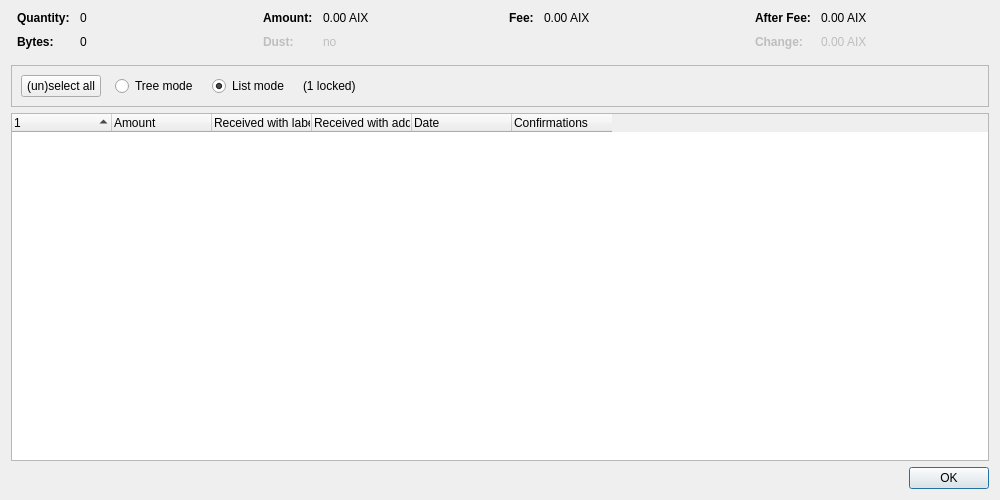
<?xml version="1.0" encoding="UTF-8"?>
<ui version="4.0">
 <class>CoinControlDialog</class>
 <widget class="QDialog" name="CoinControlDialog">
  <property name="geometry">
   <rect>
    <x>0</x>
    <y>0</y>
    <width>1000</width>
    <height>500</height>
   </rect>
  </property>
  <property name="windowTitle">
   <string>Coin Selection</string>
  </property>
  <layout class="QVBoxLayout" name="verticalLayout">
   <item>
    <layout class="QHBoxLayout" name="horizontalLayoutTop" stretch="0,0,0,0">
     <property name="topMargin">
      <number>0</number>
     </property>
     <property name="bottomMargin">
      <number>10</number>
     </property>
     <item>
      <layout class="QFormLayout" name="formLayoutCoinControl1">
       <property name="horizontalSpacing">
        <number>10</number>
       </property>
       <property name="verticalSpacing">
        <number>10</number>
       </property>
       <property name="leftMargin">
        <number>6</number>
       </property>
       <property name="rightMargin">
        <number>6</number>
       </property>
       <item row="0" column="0">
        <widget class="QLabel" name="labelCoinControlQuantityText">
         <property name="font">
          <font>
           <weight>75</weight>
           <bold>true</bold>
          </font>
         </property>
         <property name="text">
          <string>Quantity:</string>
         </property>
        </widget>
       </item>
       <item row="0" column="1">
        <widget class="QLabel" name="labelCoinControlQuantity">
         <property name="cursor">
          <cursorShape>IBeamCursor</cursorShape>
         </property>
         <property name="contextMenuPolicy">
          <enum>Qt::ActionsContextMenu</enum>
         </property>
         <property name="text">
          <string notr="true">0</string>
         </property>
         <property name="textInteractionFlags">
          <set>Qt::LinksAccessibleByMouse|Qt::TextSelectableByKeyboard|Qt::TextSelectableByMouse</set>
         </property>
        </widget>
       </item>
       <item row="1" column="0">
        <widget class="QLabel" name="labelCoinControlBytesText">
         <property name="font">
          <font>
           <weight>75</weight>
           <bold>true</bold>
          </font>
         </property>
         <property name="text">
          <string>Bytes:</string>
         </property>
        </widget>
       </item>
       <item row="1" column="1">
        <widget class="QLabel" name="labelCoinControlBytes">
         <property name="cursor">
          <cursorShape>IBeamCursor</cursorShape>
         </property>
         <property name="contextMenuPolicy">
          <enum>Qt::ActionsContextMenu</enum>
         </property>
         <property name="text">
          <string notr="true">0</string>
         </property>
         <property name="textInteractionFlags">
          <set>Qt::LinksAccessibleByMouse|Qt::TextSelectableByKeyboard|Qt::TextSelectableByMouse</set>
         </property>
        </widget>
       </item>
      </layout>
     </item>
     <item>
      <layout class="QFormLayout" name="formLayoutCoinControl2">
       <property name="horizontalSpacing">
        <number>10</number>
       </property>
       <property name="verticalSpacing">
        <number>10</number>
       </property>
       <property name="leftMargin">
        <number>6</number>
       </property>
       <property name="rightMargin">
        <number>6</number>
       </property>
       <item row="0" column="0">
        <widget class="QLabel" name="labelCoinControlAmountText">
         <property name="font">
          <font>
           <weight>75</weight>
           <bold>true</bold>
          </font>
         </property>
         <property name="text">
          <string>Amount:</string>
         </property>
        </widget>
       </item>
       <item row="0" column="1">
        <widget class="QLabel" name="labelCoinControlAmount">
         <property name="cursor">
          <cursorShape>IBeamCursor</cursorShape>
         </property>
         <property name="contextMenuPolicy">
          <enum>Qt::ActionsContextMenu</enum>
         </property>
         <property name="text">
          <string notr="true">0.00 AIX</string>
         </property>
         <property name="textInteractionFlags">
          <set>Qt::LinksAccessibleByMouse|Qt::TextSelectableByKeyboard|Qt::TextSelectableByMouse</set>
         </property>
        </widget>
       </item>
       <item row="1" column="0">
        <widget class="QLabel" name="labelCoinControlLowOutputText">
         <property name="enabled">
          <bool>false</bool>
         </property>
         <property name="font">
          <font>
           <weight>75</weight>
           <bold>true</bold>
          </font>
         </property>
         <property name="text">
          <string>Dust:</string>
         </property>
        </widget>
       </item>
       <item row="1" column="1">
        <widget class="QLabel" name="labelCoinControlLowOutput">
         <property name="enabled">
          <bool>false</bool>
         </property>
         <property name="cursor">
          <cursorShape>IBeamCursor</cursorShape>
         </property>
         <property name="contextMenuPolicy">
          <enum>Qt::ActionsContextMenu</enum>
         </property>
         <property name="text">
          <string notr="true">no</string>
         </property>
         <property name="textInteractionFlags">
          <set>Qt::LinksAccessibleByMouse|Qt::TextSelectableByKeyboard|Qt::TextSelectableByMouse</set>
         </property>
        </widget>
       </item>
      </layout>
     </item>
     <item>
      <layout class="QFormLayout" name="formLayoutCoinControl3">
       <property name="horizontalSpacing">
        <number>10</number>
       </property>
       <property name="verticalSpacing">
        <number>10</number>
       </property>
       <property name="leftMargin">
        <number>6</number>
       </property>
       <property name="rightMargin">
        <number>6</number>
       </property>
       <item row="0" column="0">
        <widget class="QLabel" name="labelCoinControlFeeText">
         <property name="font">
          <font>
           <weight>75</weight>
           <bold>true</bold>
          </font>
         </property>
         <property name="text">
          <string>Fee:</string>
         </property>
        </widget>
       </item>
       <item row="0" column="1">
        <widget class="QLabel" name="labelCoinControlFee">
         <property name="cursor">
          <cursorShape>IBeamCursor</cursorShape>
         </property>
         <property name="contextMenuPolicy">
          <enum>Qt::ActionsContextMenu</enum>
         </property>
         <property name="text">
          <string notr="true">0.00 AIX</string>
         </property>
         <property name="textInteractionFlags">
          <set>Qt::LinksAccessibleByMouse|Qt::TextSelectableByKeyboard|Qt::TextSelectableByMouse</set>
         </property>
        </widget>
       </item>
      </layout>
     </item>
     <item>
      <layout class="QFormLayout" name="formLayoutCoinControl4">
       <property name="horizontalSpacing">
        <number>10</number>
       </property>
       <property name="verticalSpacing">
        <number>10</number>
       </property>
       <property name="leftMargin">
        <number>6</number>
       </property>
       <property name="rightMargin">
        <number>6</number>
       </property>
       <item row="0" column="0">
        <widget class="QLabel" name="labelCoinControlAfterFeeText">
         <property name="font">
          <font>
           <weight>75</weight>
           <bold>true</bold>
          </font>
         </property>
         <property name="text">
          <string>After Fee:</string>
         </property>
        </widget>
       </item>
       <item row="0" column="1">
        <widget class="QLabel" name="labelCoinControlAfterFee">
         <property name="cursor">
          <cursorShape>IBeamCursor</cursorShape>
         </property>
         <property name="contextMenuPolicy">
          <enum>Qt::ActionsContextMenu</enum>
         </property>
         <property name="text">
          <string notr="true">0.00 AIX</string>
         </property>
         <property name="textInteractionFlags">
          <set>Qt::LinksAccessibleByMouse|Qt::TextSelectableByKeyboard|Qt::TextSelectableByMouse</set>
         </property>
        </widget>
       </item>
       <item row="1" column="0">
        <widget class="QLabel" name="labelCoinControlChangeText">
         <property name="enabled">
          <bool>false</bool>
         </property>
         <property name="font">
          <font>
           <weight>75</weight>
           <bold>true</bold>
          </font>
         </property>
         <property name="text">
          <string>Change:</string>
         </property>
        </widget>
       </item>
       <item row="1" column="1">
        <widget class="QLabel" name="labelCoinControlChange">
         <property name="enabled">
          <bool>false</bool>
         </property>
         <property name="cursor">
          <cursorShape>IBeamCursor</cursorShape>
         </property>
         <property name="contextMenuPolicy">
          <enum>Qt::ActionsContextMenu</enum>
         </property>
         <property name="text">
          <string notr="true">0.00 AIX</string>
         </property>
         <property name="textInteractionFlags">
          <set>Qt::LinksAccessibleByMouse|Qt::TextSelectableByKeyboard|Qt::TextSelectableByMouse</set>
         </property>
        </widget>
       </item>
      </layout>
     </item>
    </layout>
   </item>
   <item>
    <widget class="QFrame" name="frame">
     <property name="minimumSize">
      <size>
       <width>0</width>
       <height>40</height>
      </size>
     </property>
     <property name="frameShape">
      <enum>QFrame::StyledPanel</enum>
     </property>
     <property name="frameShadow">
      <enum>QFrame::Sunken</enum>
     </property>
     <layout class="QHBoxLayout" name="horizontalLayout">
      <item>
       <layout class="QHBoxLayout" name="horizontalLayoutPanel" stretch="0,0,0,0,0">
        <property name="spacing">
         <number>14</number>
        </property>
        <item>
         <widget class="QPushButton" name="pushButtonSelectAll">
          <property name="sizePolicy">
           <sizepolicy hsizetype="Maximum" vsizetype="Fixed">
            <horstretch>0</horstretch>
            <verstretch>0</verstretch>
           </sizepolicy>
          </property>
          <property name="text">
           <string>(un)select all</string>
          </property>
          <property name="autoDefault">
           <bool>false</bool>
          </property>
         </widget>
        </item>
        <item>
         <widget class="QRadioButton" name="radioTreeMode">
          <property name="sizePolicy">
           <sizepolicy hsizetype="Maximum" vsizetype="Fixed">
            <horstretch>0</horstretch>
            <verstretch>0</verstretch>
           </sizepolicy>
          </property>
          <property name="text">
           <string>Tree mode</string>
          </property>
         </widget>
        </item>
        <item>
         <widget class="QRadioButton" name="radioListMode">
          <property name="sizePolicy">
           <sizepolicy hsizetype="Maximum" vsizetype="Fixed">
            <horstretch>0</horstretch>
            <verstretch>0</verstretch>
           </sizepolicy>
          </property>
          <property name="text">
           <string>List mode</string>
          </property>
          <property name="checked">
           <bool>true</bool>
          </property>
         </widget>
        </item>
        <item>
         <widget class="QLabel" name="labelLocked">
          <property name="text">
           <string notr="true">(1 locked)</string>
          </property>
         </widget>
        </item>
        <item>
         <spacer name="horizontalSpacer">
          <property name="orientation">
           <enum>Qt::Horizontal</enum>
          </property>
          <property name="sizeHint" stdset="0">
           <size>
            <width>40</width>
            <height>20</height>
           </size>
          </property>
         </spacer>
        </item>
       </layout>
      </item>
     </layout>
    </widget>
   </item>
   <item>
    <widget class="CoinControlTreeWidget" name="treeWidget">
     <property name="contextMenuPolicy">
      <enum>Qt::CustomContextMenu</enum>
     </property>
     <property name="sortingEnabled">
      <bool>false</bool>
     </property>
     <property name="columnCount">
      <number>6</number>
     </property>
     <attribute name="headerShowSortIndicator" stdset="0">
      <bool>true</bool>
     </attribute>
     <attribute name="headerStretchLastSection">
      <bool>false</bool>
     </attribute>
     <column>
      <property name="text">
       <string/>
      </property>
     </column>
     <column>
      <property name="text">
       <string>Amount</string>
      </property>
     </column>
     <column>
      <property name="text">
       <string>Received with label</string>
      </property>
     </column>
     <column>
      <property name="text">
       <string>Received with address</string>
      </property>
     </column>
     <column>
      <property name="text">
       <string>Date</string>
      </property>
     </column>
     <column>
      <property name="text">
       <string>Confirmations</string>
      </property>
      <property name="toolTip">
       <string>Confirmed</string>
      </property>
     </column>
     <column>
      <property name="text">
       <string/>
      </property>
     </column>
     <column>
      <property name="text">
       <string/>
      </property>
     </column>
     <column>
      <property name="text">
       <string/>
      </property>
     </column>
     <column>
      <property name="text">
       <string/>
      </property>
     </column>
    </widget>
   </item>
   <item>
    <widget class="QDialogButtonBox" name="buttonBox">
     <property name="orientation">
      <enum>Qt::Horizontal</enum>
     </property>
     <property name="standardButtons">
      <set>QDialogButtonBox::Ok</set>
     </property>
    </widget>
   </item>
  </layout>
 </widget>
 <customwidgets>
  <customwidget>
   <class>CoinControlTreeWidget</class>
   <extends>QTreeWidget</extends>
   <header>qt/coincontroltreewidget.h</header>
  </customwidget>
 </customwidgets>
 <resources/>
 <connections/>
</ui>
